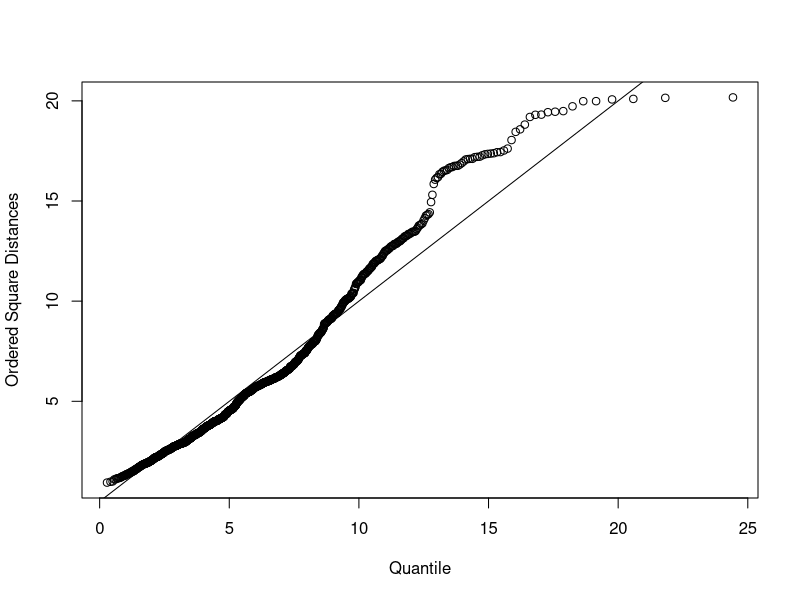
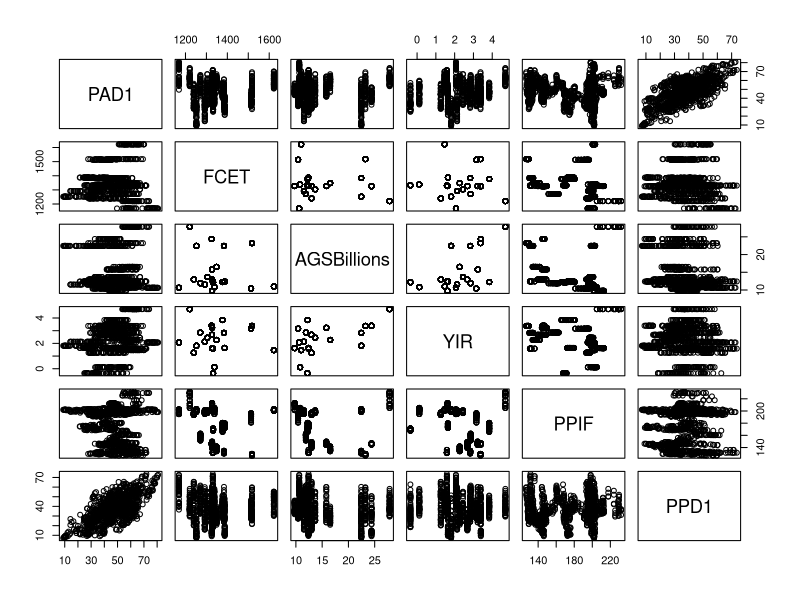
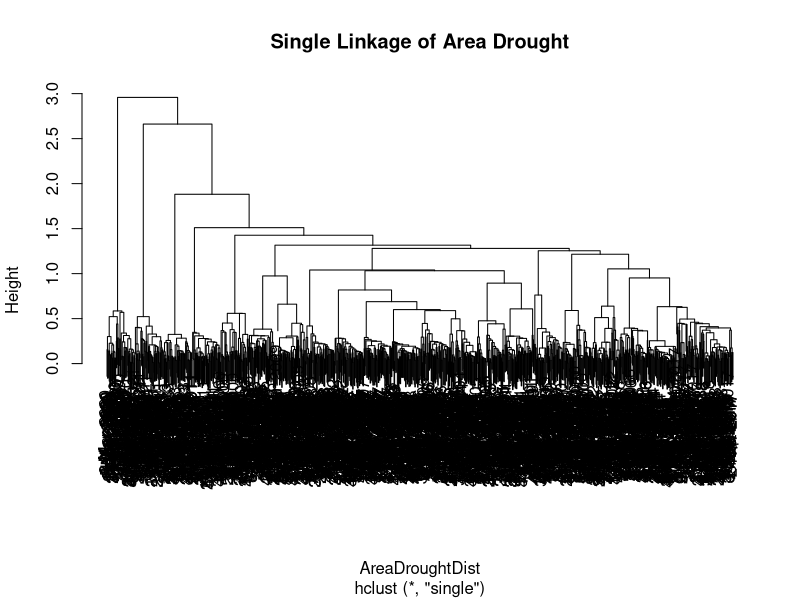
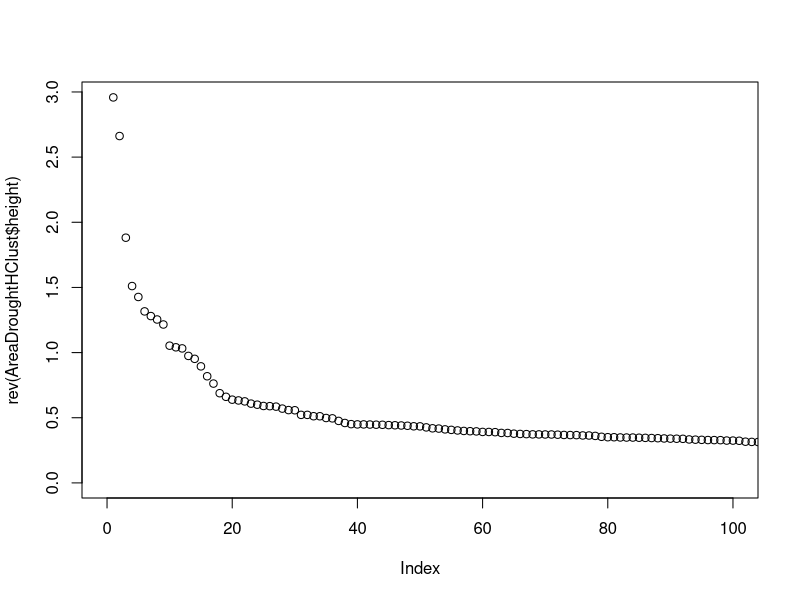
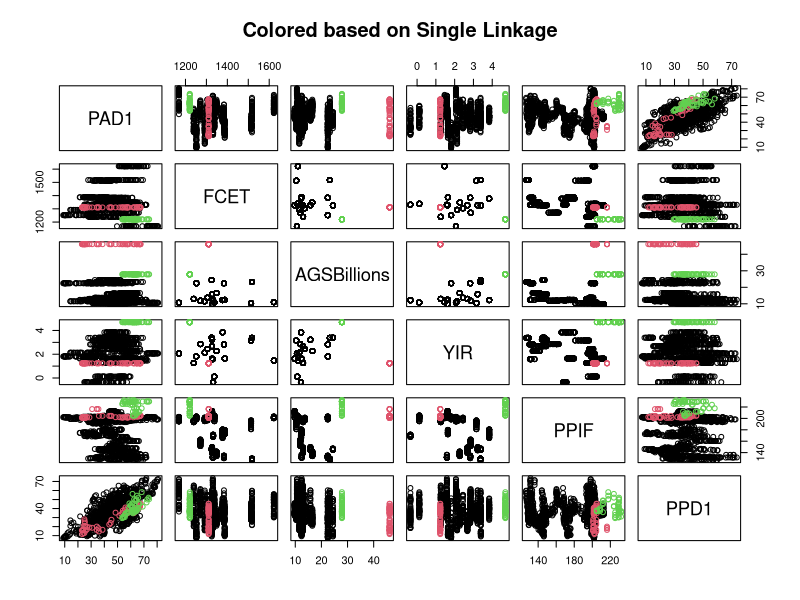
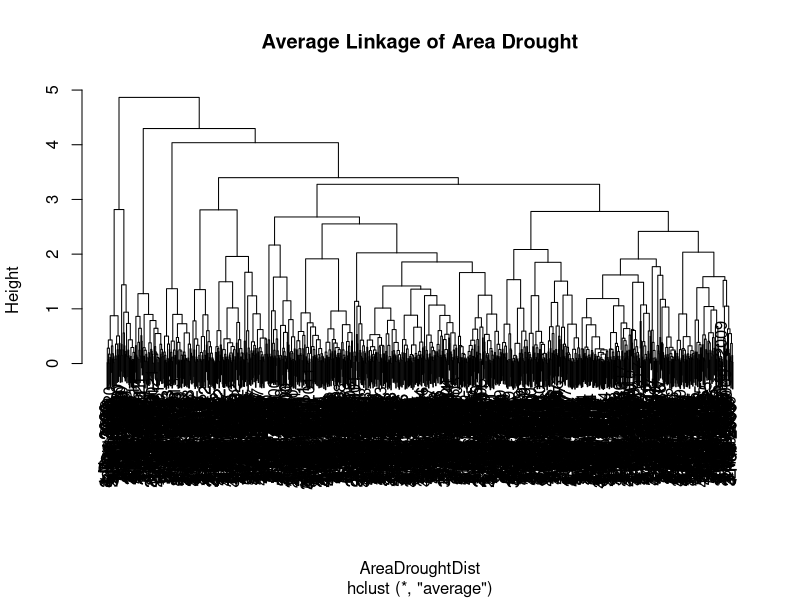
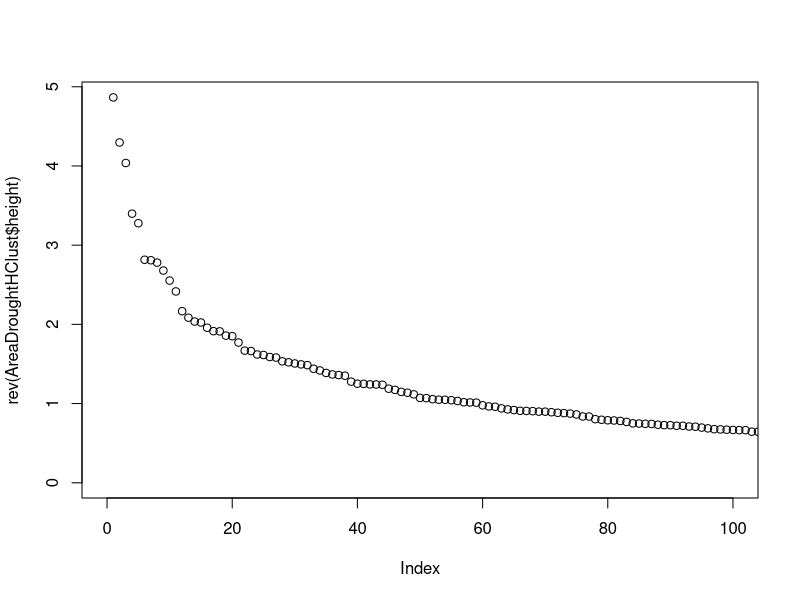
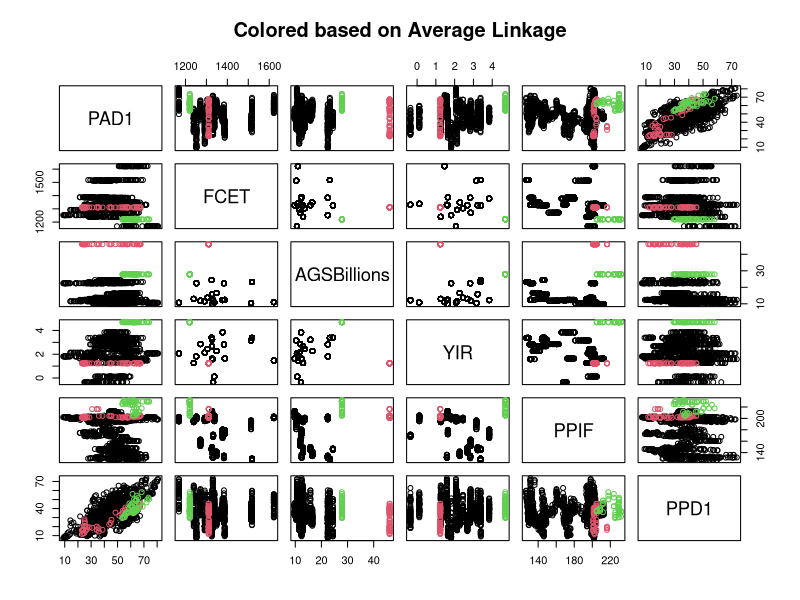

Recreate these plots in R, in order. (Note: this script raises an error after producing the figures.)
## ---- chunk 1
knitr::opts_chunk$set(echo = TRUE)
## ---- chunk 2
AreaDrought=read.csv("areaDrought.csv",row.names = 1)



## ---- chunk 3

AreaDroughtNew=AreaDrought

#Get column means + cov
xbar=colMeans(AreaDroughtNew)
S=cov(AreaDroughtNew)

#using the mahalanobis function
d2=mahalanobis(AreaDroughtNew,xbar,S)
#finding the quantiles
quantiles=qchisq((1:nrow(AreaDroughtNew)-1/2)/nrow(AreaDroughtNew),df=ncol(AreaDroughtNew))
sd2=sort(d2)
#plotting quantiles versus ordered squared distances
plot(quantiles,sd2,xlab='Quantile',ylab='Ordered Square Distances')
abline(a=0,b=1)

#text(quantiles,sd2,labels=row.names(AreaDroughtNew),pos = 1,cex=0.4)





## ---- chunk 4

#explain this garbage
outliers <- which(d2> qchisq(0.975, ncol(S)))
outliers


## ---- chunk 5

AreaDroughtClean=AreaDrought[-outliers,]

round(cor(AreaDrought),2)
round(cor(AreaDroughtClean),2)

## ---- chunk 6

plot(AreaDroughtClean)




## ---- chunk 7
areaDroughtPCA=princomp(AreaDroughtClean,cor=T)


print(summary(areaDroughtPCA,loading=T),cut=0.4)


## ---- chunk 8
AreaDroughtScore=areaDroughtPCA$scores[,1:3]
#round(AreaDroughtScore,2)

round(cor(AreaDroughtScore),2)




## ---- chunk 9

AreaDroughtNew=AreaDrought

AreaDroughtScale=scale(AreaDroughtNew)
AreaDroughtDist=dist(AreaDroughtScale)

AreaDroughtHClust=hclust(AreaDroughtDist,method='single')
plot(AreaDroughtHClust,main="Single Linkage of Area Drought")

plot(rev(AreaDroughtHClust$height),xlim = c(0,100))



## ---- chunk 10
ct=cutree(AreaDroughtHClust,k=3)
table(ct)

## ---- chunk 11

plot(AreaDroughtNew,col=ct,main="Colored based on Single Linkage")

## ---- chunk 12
AreaDroughtHClust=hclust(AreaDroughtDist,method='average')
plot(AreaDroughtHClust,main="Average Linkage of Area Drought")

plot(rev(AreaDroughtHClust$height),xlim = c(0,100))


## ---- chunk 13
ct=cutree(AreaDroughtHClust,k=3)
table(ct)



## ---- chunk 14
plot(AreaDroughtNew,col=ct,main="Colored based on Average Linkage")



## ---- chunk 15

AreaDroughtHClust=hclust(AreaDroughtDist,method='complete')
plot(AreaDroughtHClust,main="Complete Linkage of Area Drought")

plot(rev(AreaDroughtHClust$height),xlim = c(0,100))






## ---- chunk 16

ct=cutree(AreaDroughtHClust,k=3)
table(ct)



## ---- chunk 17
plot(AreaDroughtNew[,c(1,5)],col=ct,main="Colored based on Complete Linkage")


## ---- chunk 18
#Scree plot thingy for k-means
plot.wgss = function(mydata, maxc = nrow(mydata) - 1) {
 
wgss = numeric(maxc)
 
for (i in 1:maxc) {
 
km = kmeans(mydata, centers = i, nstart = 10)
 
wgss[i] = km$tot.withinss
 
}
 
plot(1:maxc, wgss, type = "b", xlab = "Number of Clusters", ylab =
"Within groups sum of squares",
 
main = "Scree Plot")
}



## ---- chunk 19
plot.wgss(AreaDroughtScale,maxc=30)



## ---- chunk 20


AreaDroughtKMean=kmeans(AreaDroughtScale,centers=3,nstart=10)
table(AreaDroughtKMean$cluster)



## ---- chunk 21
plot(AreaDroughtNew,col=AreaDroughtKMean$cluster,main="Colored based on Kmeans")



## ---- chunk 22

clusterMeans=AreaDroughtKMean$centers
rownames(clusterMeans)=c("Clust1","Clust2","Clust3")
library(knitr)

kable(clusterMeans,caption="Column Means for Each Cluster")


## ---- chunk 23
library(mclust)

mc=Mclust(AreaDroughtScale)
table(mc$classification)


#plot(mc, what="BIC")

## ---- chunk 24

plot(mc, what="BIC")

## ---- chunk 25
plot(mc,what="classification",c(1,2))


## ---- chunk 26
plot(mc,what="uncertainty",c(1,2))

## ---- chunk 27



AreaDroughtFactorAnalysis=factanal(AreaDroughtScale, factors=3)

AreaDroughtFactorAnalysis

print(AreaDroughtFactorAnalysis$loadings,cut=.4)


f.loading=AreaDroughtFactorAnalysis$loadings[,1:2]

corHat=f.loading%*%t(f.loading)+diag(AreaDroughtFactorAnalysis$uniquenesses)
corr=cor(AreaDroughtScale)


print('This is the Root mean Square Error')
rmse=sqrt(mean((corHat-corr)^2))
rmse
## ---- chunk 28

library(sem)

modelCFA=specifyModel(text="
                            Drought->PAD1,lambda1,NA
                            Drought->PPD1,lambda2,NA
                            Inflation->AGSBillions,lambda3,NA
                            Inflation->YIR,lambda4,NA
                            Food_Supply->FCET,lambda5,NA
                            Food_Supply->PPIF,lambda6,NA
                            
                            Drought<->Inflation,rho,NA
                            Inflation<->Food_Supply,rho2,NA
                            Food_Supply<->Drought,rho3,NA
                            
                            
                            PAD1<->PAD1,theta1,NA
                            FCET<->FCET,theta2,NA
                            AGSBillions<->AGSBillions,theta3,NA
                            YIR<->YIR,theta4,NA
                            PPIF<->PPIF,theta5,NA
                            PPD1<->PPD1,theta6,NA
                            Drought<->Drought,NA,1
                            Inflation<->Inflation,NA,1
                            Food_Supply<->Food_Supply,NA,1")


covthing=cov(AreaDrought)
covthing
ability_sem=sem(modelCFA,covthing,nrow(AreaDrought))
summary(ability_sem)
